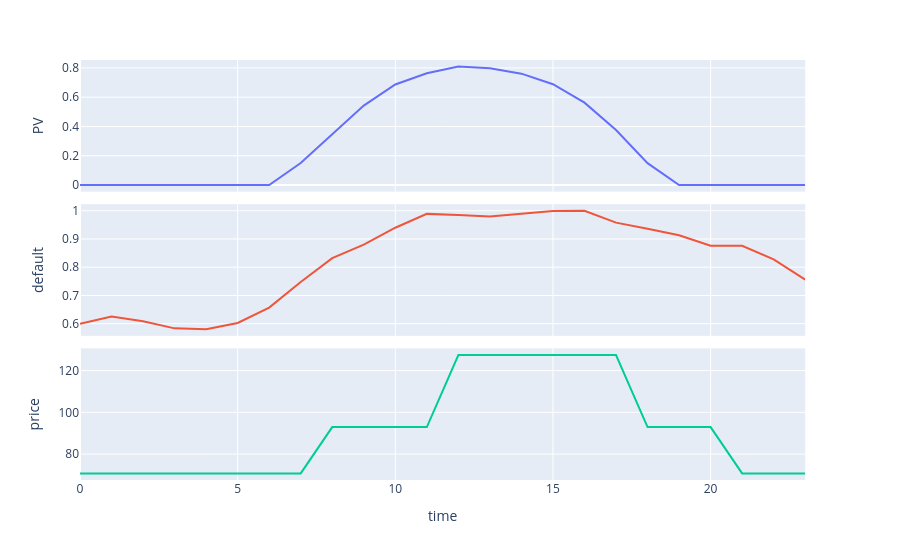

Notebook source saved alongside this figure:
### Markdown cell above
First lets look at the schedules used for this case. The schedules file contains any time varying data for the case, such as load profiles, PV generation profiles. In this case, there are three columns, "PV" for the generation profiles, "default" for the load profiles, and "price" for the electricity price. The first two columns are normalized to 1, and the last column is in $ per p.u. power (MW in this case).

### Code cell
case.plot_schedules()

### Figure 1 — Plotly figure (JSON) as saved in the notebook; plotly's stock layout.template omitted (floating-point values rounded to 4 significant figures)
{"data": [{"hovertemplate": "variable=PV<br>time=%{x}<br>value=%{y}<extra></extra>", "legendgroup": "PV", "line": {"color": "#636efa", "dash": "solid"}, "marker": {"symbol": "circle"}, "mode": "lines", "name": "PV", "orientation": "v", "showlegend": true, "type": "scatter", "x": [0, 1, 2, 3, 4, 5, 6, 7, 8, 9, 10, 11, 12, 13, 14, 15, 16, 17, 18, 19, 20, 21, 22, 23], "xaxis": "x3", "y": [0.0, 0.0, 0.0, 0.0, 0.0, 0.0, 0.0, 0.1502, 0.3484, 0.5427, 0.6874, 0.7642, 0.8095, 0.7977, 0.7611, 0.6889, 0.5629, 0.3764, 0.1495, 0.0, 0.0, 0.0, 0.0, 0.0], "yaxis": "y3"}, {"hovertemplate": "variable=default<br>time=%{x}<br>value=%{y}<extra></extra>", "legendgroup": "default", "line": {"color": "#EF553B", "dash": "solid"}, "marker": {"symbol": "circle"}, "mode": "lines", "name": "default", "orientation": "v", "showlegend": true, "type": "scatter", "x": [0, 1, 2, 3, 4, 5, 6, 7, 8, 9, 10, 11, 12, 13, 14, 15, 16, 17, 18, 19, 20, 21, 22, 23], "xaxis": "x2", "y": [0.6, 0.6256, 0.6087, 0.5833, 0.5803, 0.6025, 0.657, 0.7477, 0.832, 0.88, 0.94, 0.989, 0.985, 0.98, 0.9898, 0.999, 1.0, 0.958, 0.936, 0.913, 0.876, 0.876, 0.828, 0.756], "yaxis": "y2"}, {"hovertemplate": "variable=price<br>time=%{x}<br>value=%{y}<extra></extra>", "legendgroup": "price", "line": {"color": "#00cc96", "dash": "solid"}, "marker": {"symbol": "circle"}, "mode": "lines", "name": "price", "orientation": "v", "showlegend": true, "type": "scatter", "x": [0, 1, 2, 3, 4, 5, 6, 7, 8, 9, 10, 11, 12, 13, 14, 15, 16, 17, 18, 19, 20, 21, 22, 23], "xaxis": "x", "y": [70.74, 70.74, 70.74, 70.74, 70.74, 70.74, 70.74, 70.74, 92.94, 92.94, 92.94, 92.94, 127.5, 127.5, 127.5, 127.5, 127.5, 127.5, 92.94, 92.94, 92.94, 70.74, 70.74, 70.74], "yaxis": "y"}], "layout": {"annotations": [{"font": {}, "showarrow": false, "text": "", "textangle": 90, "x": 0.98, "xanchor": "left", "xref": "paper", "y": 0.1567, "yanchor": "middle", "yref": "paper"}, {"font": {}, "showarrow": false, "text": "", "textangle": 90, "x": 0.98, "xanchor": "left", "xref": "paper", "y": 0.5, "yanchor": "middle", "yref": "paper"}, {"font": {}, "showarrow": false, "text": "", "textangle": 90, "x": 0.98, "xanchor": "left", "xref": "paper", "y": 0.8433, "yanchor": "middle", "yref": "paper"}], "legend": {"title": {"text": "variable"}, "tracegroupgap": 0}, "margin": {"t": 60}, "showlegend": false, "xaxis": {"anchor": "y", "domain": [0, 0.98], "title": {"text": "time"}}, "xaxis2": {"anchor": "y2", "domain": [0, 0.98], "matches": "x", "showticklabels": false}, "xaxis3": {"anchor": "y3", "domain": [0, 0.98], "matches": "x", "showticklabels": false}, "yaxis": {"anchor": "x", "domain": [0, 0.3133], "title": {"text": "price"}}, "yaxis2": {"anchor": "x2", "domain": [0.3433, 0.6567], "title": {"text": "default"}}, "yaxis3": {"anchor": "x3", "domain": [0.6867, 1.0], "title": {"text": "PV"}}}}
